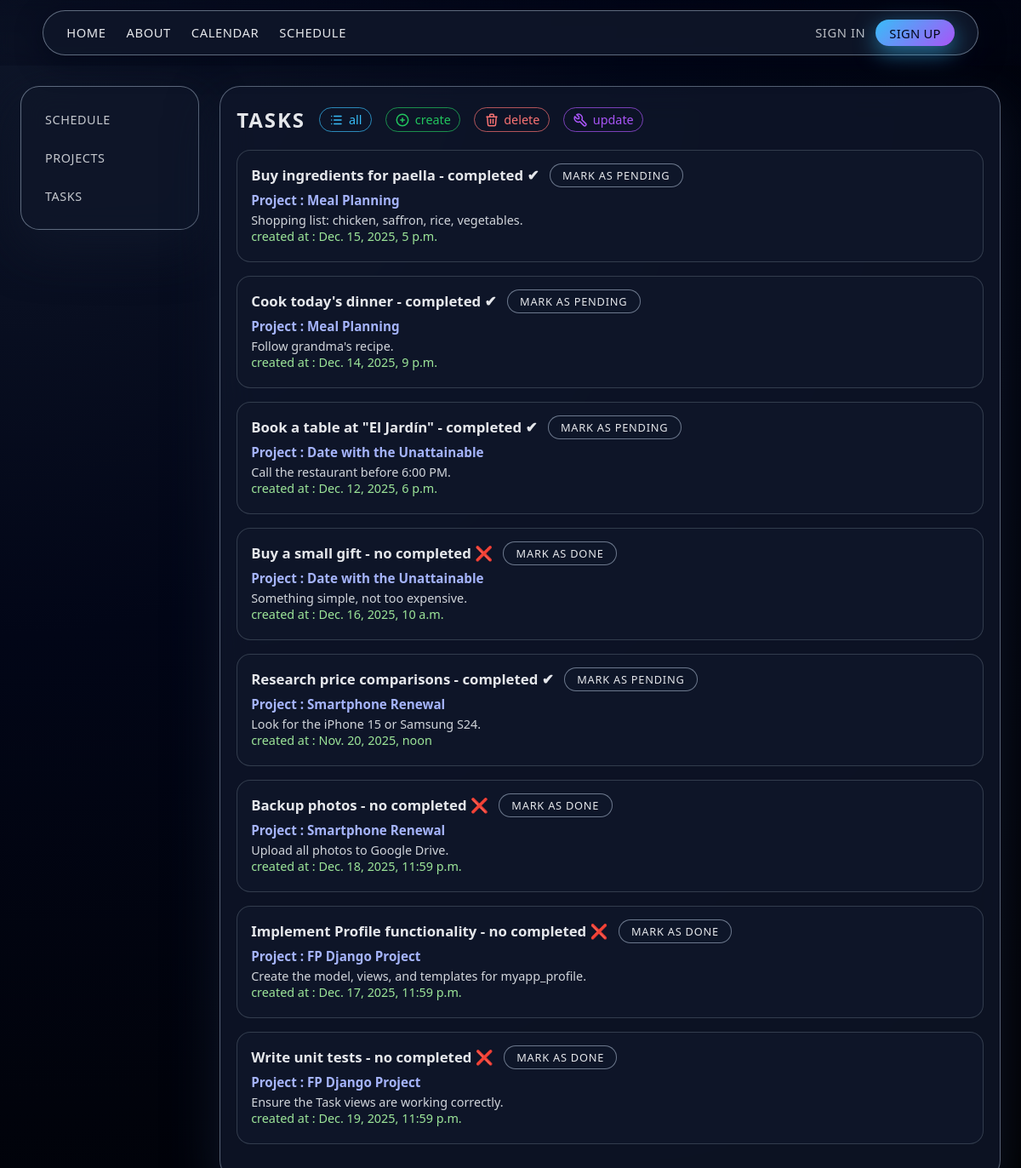
Page /schedule/projects/tasks/ on the committed database.
### myapp/models/tasks.py (models this page shows, shortened)
class Task(models.Model):
    title = models.CharField(max_length=200)
    description = models.TextField()
    status = models.CharField(max_length=50)
    due_date = models.DateTimeField()
    done = models.BooleanField(default=False)
    project = models.ForeignKey(Project, on_delete=models.CASCADE)

### myapp/models/projects.py (models this page shows, shortened)
class Project(models.Model):
    title = models.CharField(max_length=200)
    description = models.TextField()
    done = models.BooleanField(default=False)
    created_at = models.DateTimeField(auto_now_add=True)
    date = models.DateField(default=timezone.now)
    updated_at = models.DateTimeField(auto_now=True)
    profile = models.ForeignKey(Profile, on_delete=models.CASCADE)

### myapp/views/tasks.py (the view)
# urls.py: path('schedule/projects/tasks/',views.tasks, name="task"),
def tasks(request):
    if request.user.is_authenticated:
        try:
            profile = Profile.objects.get(user=request.user)
        except Profile.DoesNotExist:
            profile = None
    else:
        try:
            profile = Profile.objects.get(id=1)
        except Profile.DoesNotExist:
            profile = None
    if profile is not None:
        projects = list(Project.objects.filter(profile=profile).values())
        tasks_qs = Task.objects.filter(project__profile=profile).values()
        tasks_list = list(tasks_qs)
    else:
        projects = []
        tasks_list = []
    return render(request, 'tasks/tasks.html', {
        "page_css": ["css/schedule-projects-tasks.css"],
        "projects": projects,
        "tasks": tasks_list,
    })

### myapp/templates/tasks/tasks.html (shortened to what this page needs)
{% extends 'layouts/header.html' %}
{% load static %}
{% block extra_css %}
  {% if page_css %}
    {% for css in page_css %}
      <link rel="stylesheet" href="{% static css %}">
    {% endfor %}
  {% endif %}
{% endblock %}
{% block content %}
<main>
  <aside class='menu_schedule'>
    <ul>
      <li><a href="{% url 'schedule' %}">Schedule</a></li>
      <li><a href="{% url 'project' %}">Projects</a></li>
      <li><a href="{% url 'task' %}">Tasks</a></li>
    </ul>
  </aside>
  <section class='content'>
    <section>
      <h1>Tasks</h1>
      <a href="{% url 'project' %}">
         <p>all</p>
      </a>
      <a href="{% url 'create_project' %}">
        <p>create</p>
      </a>
      <a href="{% url 'delete_project' %}">
        <p>delete</p>
      </a>
      <a href="{% url 'update_project' %}">
        <p>update</p>
      </a>
    </section>
    <section>
    {% block vista %}
      {% for task in tasks %}
            <div>
              <div>
                <h1>{{task.title}} - {% if task.done == False%}no completed ❌
                  {% else %}completed ✔
                  {% endif %}
                </h1>
                <a href="{% url 'toggle_task_done' task.id %}" class="toggle-btn">
                  {% if task.done %}Mark as pending{% else %}Mark as done{% endif %}
                </a>
              </div>
              {% for project in projects %}
                {% if task.project_id == project.id %}
                  <h2>Project : {{project.title}}</h2>
                {% endif %}
              {% endfor %}
              <p>{{task.description}}</p>
              <p class="date">created at : {{task.due_date}}</p>
            </div>
        {% endfor %}
    {% endblock %}
    </section>
  </section>
</main>
{% endblock %}

### myapp/static/css/base.css (style rules this page uses)
:root { --color-bg-body: radial-gradient(circle at top left, #0f172a 0, #020617 40%, #000 100%); --color-text-main: #e5e7eb; --color-text-muted: #9ca3af; --color-text-soft: #d1d5db; --color-accent-blue: #38bdf8; --color-accent-purple: #a855f7; --color-accent-green: #22c55e; --color-accent-red: #f97373; --color-card-border: rgba(55, 65, 81, 0.9); --color-card-bg: rgba(15, 23, 42, 0.95); --color-glass-bg: rgba(15, 23, 42, 0.82); --color-glass-border: rgba(148, 163, 184, 0.55); --font-main: system-ui, -apple-system, BlinkMacSystemFont, "Segoe UI", sans-serif; --radius-pill: 999px; --radius-card-lg: 24px; --radius-card-md: 20px; --radius-card-sm: 16px; --radius-input: 12px; --shadow-strong: 0 24px 60px rgba(15, 23, 42, 0.95); --shadow-card: 0 14px 35px rgba(56, 189, 248, 0.7); --shadow-blue-soft: 0 14px 35px rgba(37, 99, 235, 0.5); --space-xs: 0.25rem; --space-sm: 0.5rem; --space-md: 0.75rem; --space-lg: 1rem; --space-xl: 1.5rem; --input-bg: rgba(15, 23, 42, 0.85); --input-border: rgba(148, 163, 184, 0.6); --input-focus-shadow: 0 0 0 1px rgba(56, 189, 248, 0.45), 0 0 20px rgba(56, 189, 248, 0.25); --button-gradient: linear-gradient(135deg, var(--color-accent-blue), var(--color-accent-purple)); --color-glass-bg-strong: rgba(15, 23, 42, 0.9); --color-glass-border-strong: rgba(148, 163, 184, 0.6); --shadow-sidebar: 0 22px 55px rgba(15, 23, 42, 0.9), 0 0 0 1px rgba(15, 23, 42, 0.9) inset; --shadow-blue-card: 0 14px 35px rgba(37, 99, 235, 0.5); --color-toggle-border: rgba(148, 163, 184, 0.7); --color-toggle-bg: rgba(15, 23, 42, 0.9); --color-toggle-hover-bg: rgba(37, 99, 235, 0.35); --color-error-text: #f97373; }
* { box-sizing: border-box; margin: 0; padding: 0; }
body { min-height: 100vh; font-family: var(--font-main); background: var(--color-bg-body); color: var(--color-text-main); }

### rows in the picture
Task: title "Buy ingredients for paella", done "completed ✔", description "Shopping list: chicken, saffron, rice, vegetables.", due_date "Dec. 15, 2025, 5 p.m."
Project: title "Meal Planning"
Task: title "Cook today's dinner", done "completed ✔", description "Follow grandma's recipe.", due_date "Dec. 14, 2025, 9 p.m."
Task: title "Book a table at \"El Jardín\"", done "completed ✔", description "Call the restaurant before 6:00 PM.", due_date "Dec. 12, 2025, 6 p.m."
Project: title "Date with the Unattainable"
Task: title "Buy a small gift", done "no completed ❌", description "Something simple, not too expensive.", due_date "Dec. 16, 2025, 10 a.m."
Task: title "Research price comparisons", done "completed ✔", description "Look for the iPhone 15 or Samsung S24.", due_date "Nov. 20, 2025, noon"
Project: title "Smartphone Renewal"
Task: title "Backup photos", done "no completed ❌", description "Upload all photos to Google Drive.", due_date "Dec. 18, 2025, 11:59 p.m."
Task: title "Implement Profile functionality", done "no completed ❌", description "Create the model, views, and templates for myapp_profile.", due_date "Dec. 17, 2025, 11:59 p.m."
Project: title "FP Django Project"
Task: title "Write unit tests", done "no completed ❌", description "Ensure the Task views are working correctly.", due_date "Dec. 19, 2025, 11:59 p.m."
